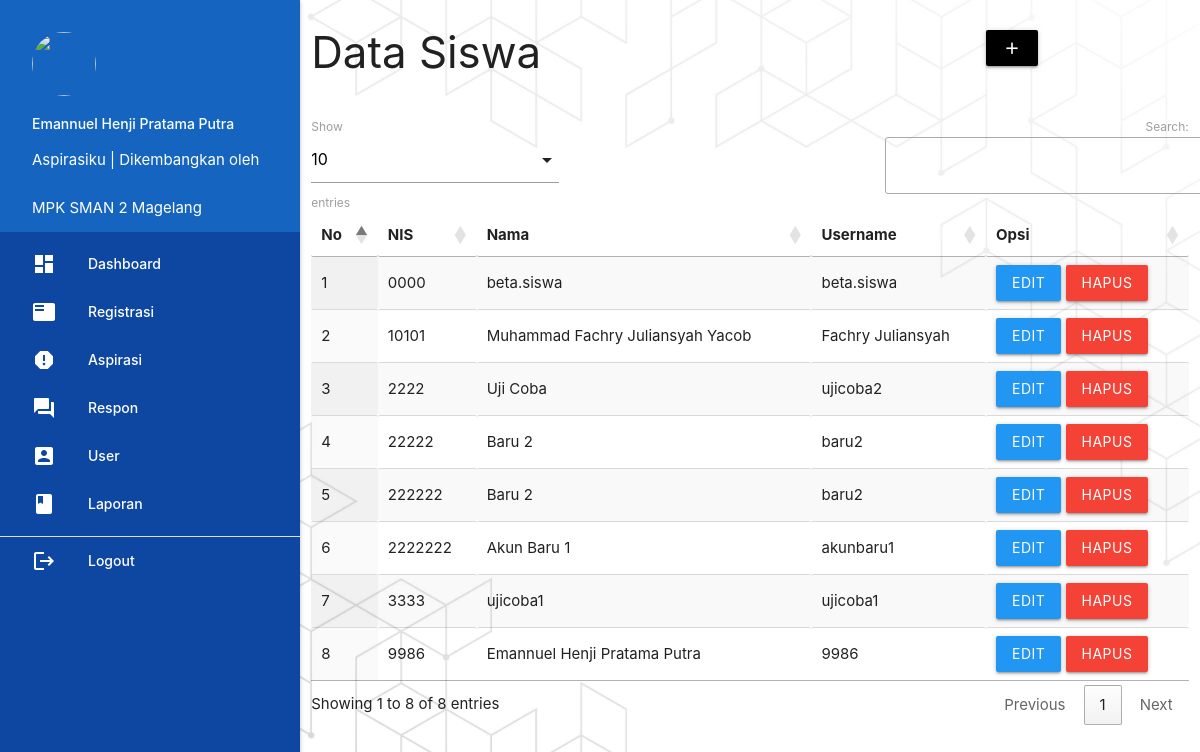
The app's page /admin/index.php?p=registrasi (signed in) with its own data.
### tables this page shows
CREATE TABLE `siswa` (
  `nis` varchar(16) NOT NULL,
  `nama` varchar(35) NOT NULL,
  `username` varchar(25) NOT NULL,
  `password` varchar(255) NOT NULL,
  `telp` varchar(50) NOT NULL
);

### admin/registrasi.php (the view, shortened to what this page needs)
  <div class="row">
         <div class="col s12 m9">
           <h3 class="gray-text">Data Siswa</h3>
         </div>
         <div class="col s12 m3">
           <div class="section"></div>
           <a class="waves-effect waves-light btn modal-trigger black" href="#modal1"><i class="material-icons">add</i></a>
         </div>
       </div>
       <table id="example" class="display responsive-table" style="width:100%">
         <thead>
             <tr>
				<th>No</th>
				<th>NIS</th>
				<th>Nama</th>
				<th>Username</th>
               	<th>Opsi</th>
             </tr>
         </thead>
         <tbody>
<?php
	$no=1;
	$query = mysqli_query($koneksi,"SELECT * FROM siswa ORDER BY nis ASC");
	while ($r=mysqli_fetch_assoc($query)) { ?>
	<tr>
		<td><?php echo $no++; ?></td>
		<td><?php echo $r['nis']; ?></td>
		<td><?php echo $r['nama']; ?></td>
		<td><?php echo $r['username']; ?></td>
		<td><a class="btn blue modal-trigger" href="#regis_edit?nis=<?php echo $r['nis'] ?>">Edit</a> <a onclick="return confirm('Anda Yakin Ingin Menghapus Y/N')" class="btn red" href="index.php?p=regis_hapus&nis=<?php echo $r['nis'] ?>">Hapus</a></td>
	</tr>
           <?php  }
            ?>
         </tbody>
       </table>

### admin/index.php (shortened to what this page needs)
<?php
include '../conn/koneksi.php';
?>
<!DOCTYPE html>
<html>
<head>
    <link type="text/css" rel="stylesheet" href="../css/materialize.min.css" media="screen,projection"/>
    <link rel="stylesheet" href="https://cdnjs.cloudflare.com/ajax/libs/materialize/1.0.0/css/materialize.min.css">
    <link rel="stylesheet" type="text/css" href="https://cdn.datatables.net/1.10.19/css/jquery.dataTables.css">
</head>
<body style="background:url(../img/bgweb1.jpg); background-size: cover;">
<div class="row">
    <div class="col s12 m3">
        <ul id="slide-out" class="sidenav sidenav-fixed sidenav-custom">
            <li>
                <div class="user-view">
                    <div class="background">
                        <img src="../img/bgweb1.jpg">
                    </div>
                    <a href="#user"><img class="circle"
                                         src="https://th.bing.com/th/id/R.3e6e1a2ed7fa6f61cd5d6e97f7c4b0f4?rik=Rve48xGGi6SNgA&riu=http%3a%2f%2fcdn.onlinewebfonts.com%2fsvg%2fimg_424953.png&ehk=OFuupCSCtihF7ZFwMMvJXN8RFsB2GIUG%2fUOce0qwB5U%3d&risl=&pid=ImgRaw&r=0"></a>
                    <a href="#name"><span class="white-text name"><?php echo ucwords($_SESSION['data']['nama_petugas']); ?></span></a>
                    Aspirasiku | Dikembangkan oleh <a href='https://bit.ly/mpkbegarlist' title='MPK SMAN 2 Magelang' target='_blank'>MPK SMAN 2 Magelang</a>
                </div>
            </li>
            <li><a href="index.php?p=dashboard"><i class="material-icons">dashboard</i>Dashboard</a></li>
            <li><a href="index.php?p=registrasi"><i class="material-icons">featured_play_list</i>Registrasi</a></li>
            <li><a href="index.php?p=aspirasi"><i class="material-icons">report</i>Aspirasi</a></li>
            <li><a href="index.php?p=respon"><i class="material-icons">question_answer</i>Respon</a></li>
            <li><a href="index.php?p=user"><i class="material-icons">account_box</i>User</a></li>
            <li><a href="index.php?p=laporan"><i class="material-icons">book</i>Laporan</a></li>
            <li>
                <div class="divider"></div>
            </li>
            <li><a class="waves-effect" href="../index.php?p=logout"><i class="material-icons">logout</i>Logout</a></li>
        </ul>
        <a href="#" data-target="slide-out" class="btn sidenav-trigger"><i class="material-icons">menu</i></a>
    </div>
    <div class="col s12 m9">
        <?php
        if(!isset($_GET['p']) || $_GET['p'] == "dashboard"){
            include 'dashboard.php';
        } elseif($_GET['p'] == "registrasi"){
            include 'registrasi.php';
        } elseif($_GET['p'] == "aspirasi"){
            include 'aspirasi.php';
        } elseif($_GET['p'] == "more"){
            include 'more.php';
        } elseif($_GET['p'] == "respon"){
            include 'respon.php';
        } elseif($_GET['p'] == "user"){
            include 'user.php';
        } elseif($_GET['p'] == "user_input"){
            include 'user_input.php';
        } elseif($_GET['p'] == "user_edit"){
            include 'user_edit.php';
        } elseif($_GET['p'] == "laporan"){
            include 'laporan.php';
        }
        ?>
    </div>
</div>
    </body>
  </html>

### admin/index.php (style rules this page uses)
.sidenav-custom { background-color: #0D47A1 !important; color: white !important; }
.sidenav-custom .user-view { background-color: #1565C0; }
.sidenav-custom a { color: white !important; }
.sidenav-custom .user-view a { color: white !important; }
.sidenav-custom .material-icons { color: white !important; }

### records on screen
siswa: nis "0000", nama "beta.siswa", username "beta.siswa"
siswa: nis "10101", nama "Muhammad Fachry Juliansyah Yacob", username "Fachry Juliansyah"
siswa: nis "2222", nama "Uji Coba", username "ujicoba2"
siswa: nis "22222", nama "Baru 2", username "baru2"
siswa: nis "222222", nama "Baru 2", username "baru2"
siswa: nis "2222222", nama "Akun Baru 1", username "akunbaru1"
siswa: nis "3333", nama "ujicoba1", username "ujicoba1"
siswa: nis "9986", nama "Emannuel Henji Pratama Putra", username "9986"

### other values on screen
$_SESSION['data']['nama_petugas'] "Emannuel Henji Pratama Putra"
